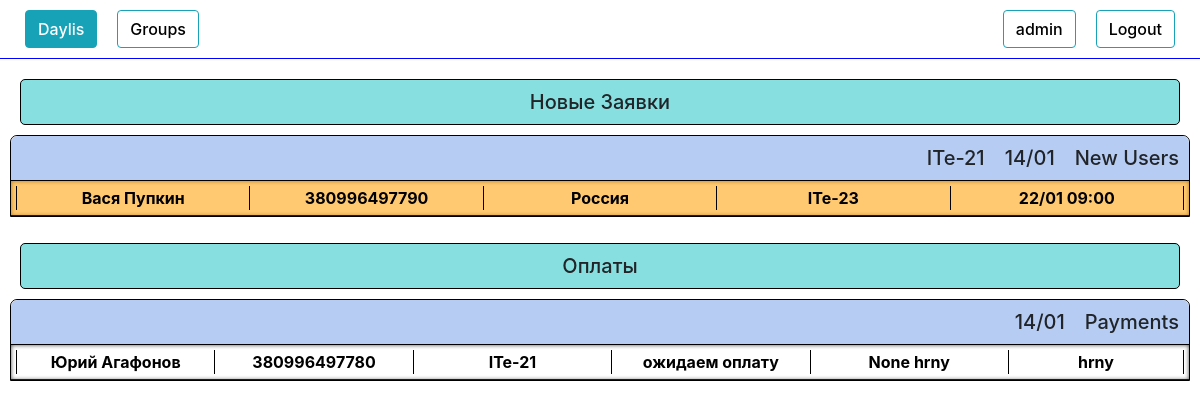
Before: /staff/ (signed in) with the older database file.
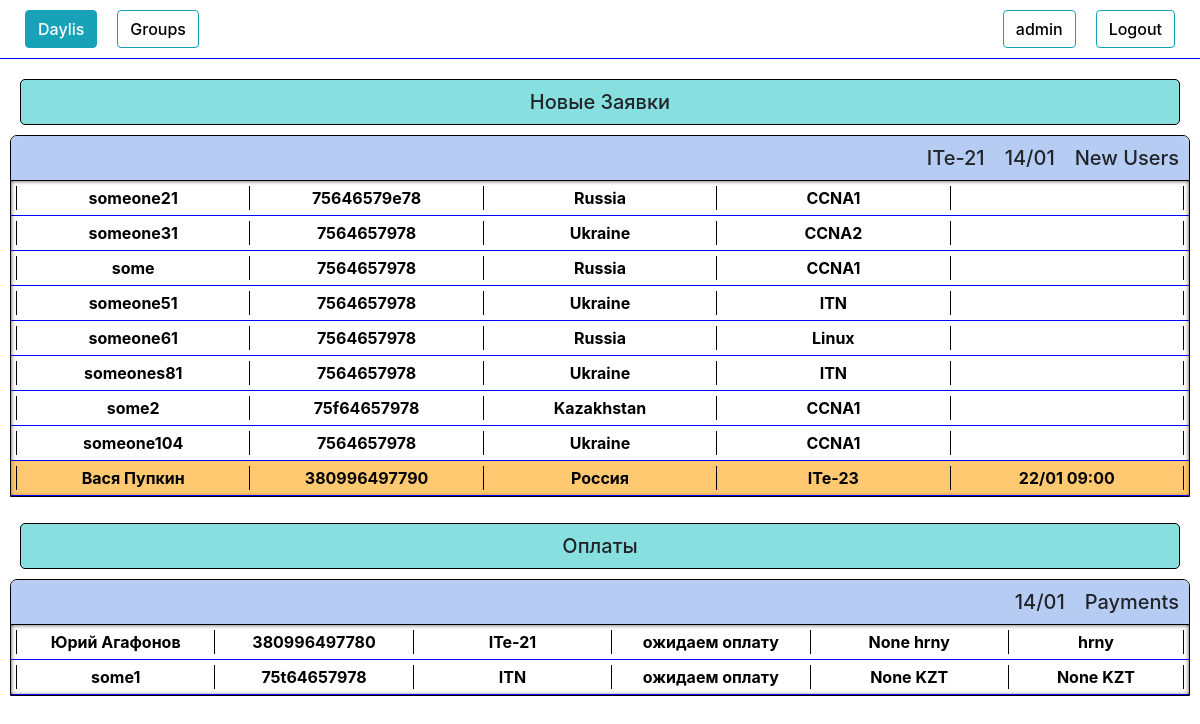
After: the same page with the newer database file.
### authorization/models.py (models this page shows, shortened)
class Daily(models.Model):
    request_date    = models.DateTimeField(blank=True, null=True)
    name            = models.CharField(max_length=100, blank=True)
    phone           = models.CharField(max_length=100, blank=True)
    email           = models.CharField(max_length=100, blank=True)
    course          = models.CharField(max_length=100, blank=True)
    country         = models.CharField(max_length=100, blank=True)
    university      = models.CharField(max_length=100, blank=True)
    work            = models.CharField(max_length=100, blank=True)
    where_from      = models.CharField(max_length=100, blank=True)
    currency        = models.CharField(max_length=100, blank=True)
    course_price    = models.IntegerField(blank=True, null=True)
    comments        = models.TextField(blank=True)
    wishes          = models.TextField(blank=True)
    callback_time   = models.DateTimeField(blank=True, null=True)
    group           = models.CharField(max_length=100, blank=True)
    request_status  = models.CharField(max_length=100, blank=True)
    payment_history = models.TextField(blank=True)
    total_payment   = models.IntegerField(blank=True, null=True)
    payment_source  = models.CharField(max_length=100, blank=True)
    obligation      = models.IntegerField(blank=True, null=True)
    class Meta:
        indexes = [
            models.Index(fields=['request_date',]),
        ]
    def is_not_called(self):
        if self.request_status != 'оплачено частично' and self.request_status != 'ожидаем оплату' and self.request_status != 'отказ' and self.request_status != 'оплачено':
            return True
        else:
            return False
    def call_status(self):
        if self.request_status != 'перезвонить':
            return False
        else :
            return True
    def is_called(self):
        if self.request_status == 'оплачено частично' or self.request_status == 'ожидаем оплату' or self.request_status == 'оплачено':
            return True
        else:
            return False

### authorization/views.py (the view)
# urls.py: path('staff/', views.staff, name='staff'),
@login_required
def staff(request):
    if request.method == 'POST':
        n_form = UserUpdateForm(request.POST, instance=request.user)
        if n_form.is_valid():
            n_form.save()
            messages.success(request, f'Data has been updated!')
            return redirect('staff')
        else:
            messages.warning(request, f'Something wrong, maybe this name is allready taken')
            return redirect('staff')
    else:
        n_form = UserUpdateForm(instance=request.user)
        list_items = Daily.objects.order_by('callback_time')
        table_status = False
        for item in list_items:
            if item.is_not_called():
                table_status = True
        table_date = Daily.objects.get(id = 1)
        table_date = table_date.request_date.strftime("%d/%m")
        list_payments = Daily.objects.order_by('total_payment')
        payment_status = False
        for item in list_items:
            if item.is_called():
                payment_status = True
        context = {
        "n_form":n_form,
        "list_items":list_items,
        "table_date":table_date,
        "table_status":table_status,
        "list_payments":list_payments,
        "payment_status":payment_status,
        }
        return render(request,"staff.html",context)

### authorization/templates/staff.html (shortened to what this page needs)
{% load crispy_forms_tags %}
<!DOCTYPE html>
<html lang="en">
<head>
    <link rel="stylesheet" href="https://stackpath.bootstrapcdn.com/bootstrap/4.4.1/css/bootstrap.min.css">
    {% load staticfiles %}
    <link rel="stylesheet" href="{% static 'style.css' %}" type="text/css">
</head>
<body>
    <div class="header">
        <div class="text col-8">
            <button class="btn btn-outline-info active" type="button">
                <a href="{% url 'staff' %}">
                    Daylis
                </a>
            </button>
            <button class="btn btn-outline-info " type="button">
                <a href="{% url 'groups' %}">
                    Groups
                </a>
            </button>
        </div>
        <div class="settings col-4">
        <button class="btn btn-outline-info" type="button" data-toggle="collapse" data-target="#InfoUpdateField" aria-expanded="false">
            {{user.username}}
        </button>
        <button class="btn btn-outline-info" type="button" data-toggle="collapse" data-target="#ConfirmationField" aria-expanded="false">
            Logout
        </button>
    </div>
    </div>
    <div class="content ">
        <div class="new_tables">
            <div class="tables_header" data-toggle="collapse" data-target="#new_tables" aria-expanded="false">
                <h5>Новые Заявки</h5>
            </div>
            {% if list_items %}
            {% if table_status %}
            <div class="table show" id="new_tables" >
                <div class="table_header "  data-toggle="collapse" data-target="#table_content" aria-expanded="false">
                    <h5>{{ list_items.0.course }}</h5>
                    <h5>{{ table_date }}</h5>
                    <h5>New Users</h5>
                </div>
                <div class="table_content show" id='table_content'>
                {% for item in list_items %}
                    {% if item.is_not_called %}
                    <div class="item">
                        <a href="{% url 'item_info_update' item.id %}" target="_blank" onClick="popupWin = window.open(this.href, 'Window', 'location,width=720,height=800,top=200,left=300'); popupWin.focus(); return false;">
                            <div class="item_header" data-toggle="collapse" data-target="#item_description" {% if item.call_status %} style="background-color: rgba(255, 157, 0, 0.554);" {% endif %}>
                                <table class="item_info_table" style="width:100%">
                                    <tr>
                                      <th><div class="name">{{item.name}}</div></th>
                                      <th><div class="phone">{{item.phone}}</div></th>
                                      <th><div class="country">{{item.country}}</div></th>
                                      <th><div class="country">{{item.course}}</div></th>
                                      <th>{% if item.callback_time %}
                                        <div class="callback_time">{{ item.callback_time|date:"d/m H:i" }}</div>
                                      {% endif %}</th>
                                    </tr>
                                </table>
                            </div>
                        </a>
                    </div>
                    {% endif %}
                {% endfor %}
                </div>
                {% else %}
                    <h3 style="text-align: center;">All done</h3>
                {% endif %}
        {% else %}
            <h3 style="text-align: center;">Still no tables or something wrong</h3>
        {% endif %}
            </div>
        </div>
        <div class="payment_tables">
            <div class="tables_header" data-toggle="collapse" data-target="#payment_tables" aria-expanded="false">
                <h5>Оплаты</h5>
            </div>
            {% if list_items %}
            {% if payment_status %}
            <div class="table show" id="payment_tables" >
                <div class="table_header "  data-toggle="collapse" data-target="#table_payments_content" aria-expanded="false">
                    <h5>{{ table_date }}</h5>
                    <h5>Payments</h5>
                </div>
                <div class="table_content show" id='table_payments_content'>
                {% for item in list_items %}
                    {% if item.is_called %}
                    <div class="item">
                        <a href="{% url 'item_payments_update' item.id %}" target="_blank" onClick="popupWin = window.open(this.href, 'Window', 'location,width=720,height=800,top=200,left=300'); popupWin.focus(); return false;">
                            <div class="item_header" data-toggle="collapse" data-target="#item_description" {% if item.call_status %} style="background-color: rgba(255, 157, 0, 0.554);" {% endif %}>
                                <table class="item_payment_table" style="width:100%">
                                    <tr>
                                      <th><div class="name">{{item.name}}</div></th>
                                      <th><div class="phone">{{item.phone}}</div></th>
                                      <th><div class="country">{{item.course}}</div></th>
                                      <th><div class="country">{{item.request_status}}</div></th>
                                      <th><div class="country">{{item.total_payment}} {{item.currency}}</div></th>
                                      <th><div class="country">{{item.obligation}} {{item.currency}}</div></th>
                                    </tr>
                                </table>
                            </div>
                        </a>
                    </div>
                    {% endif %}
                {% endfor %}
                </div>
                {% else %}
                    <h3 style="text-align: center;">Nothing</h3>
                {% endif %}
            {% else %}
                <h3 style="text-align: center;">Still no tables or something wrong</h3>
            {% endif %}
            </div>
        </div>
    </div>
</body>
</html>

### authorization/static/style.css (style rules this page uses)
a { color: black; font-weight: 500; }
.header { display: flex; justify-content: space-between; border-bottom: solid 1px blue; }
.text { margin: 0; display: flex; align-items: center; }
.settings { display: flex; justify-content: flex-end; }
.btn { margin: 10px; color: black; font-weight: 500; }
.active a { color: white; }
.content { display: flex; justify-content: center; flex-direction: column; margin: 10px; }
.tables_header { background-color: rgb(136, 223, 223); text-align: center; border: black 1px solid; margin: 10px; border-radius: 5px; cursor: pointer; }
.tables_header h5 { margin: 10px; }
.table { border: rgb(0, 0, 0) 1px solid; border-radius: 7px 7px 0 0 ; }
.table_content { box-shadow: inset 0 0 4px 0px rgb(73, 71, 71); }
.table_header { display: flex; justify-content: flex-end; background-color: rgb(182, 204, 243); border-bottom: rgb(0, 0, 0) 1px solid; border-radius: 7px 7px 0 0 ; cursor: pointer; }
.table_header h5 { margin: 10px; }
.item_header, .item_description { border-bottom: 1px solid blue; padding: 5px; overflow: auto; }
.item_header { display: flex; justify-content: space-around; font-weight: 500; }
.table th { border-top: 0; padding: 0; text-align: center; }
th { border: 1px solid black; border-bottom: 0; border-top: 0; }
.item_info_table th { width: 20%; overflow: auto; }
.item_payment_table th { width: 17%; overflow: auto; }

Changed rows visible on the page:
added Daily: name "someone21", phone "75646579e78", country "Russia", course "CCNA1", shown under "New Users"
added Daily: name "someone31", phone "7564657978", country "Ukraine", course "CCNA2", shown under "New Users"
added Daily: name "some", phone "7564657978", country "Russia", course "CCNA1", shown under "New Users"
added Daily: name "someone51", phone "7564657978", country "Ukraine", course "ITN", shown under "New Users"
added Daily: name "someone61", phone "7564657978", country "Russia", course "Linux", shown under "New Users"
added Daily: name "someones81", phone "7564657978", country "Ukraine", course "ITN", shown under "New Users"
added Daily: name "some2", phone "75f64657978", country "Kazakhstan", course "CCNA1", shown under "New Users"
added Daily: name "someone104", phone "7564657978", country "Ukraine", course "CCNA1", shown under "New Users"
added Daily: name "some1", phone "75t64657978", course "ITN", request_status "ожидаем оплату", total_payment "None", currency "KZT", obligation "None", shown under "Payments"
